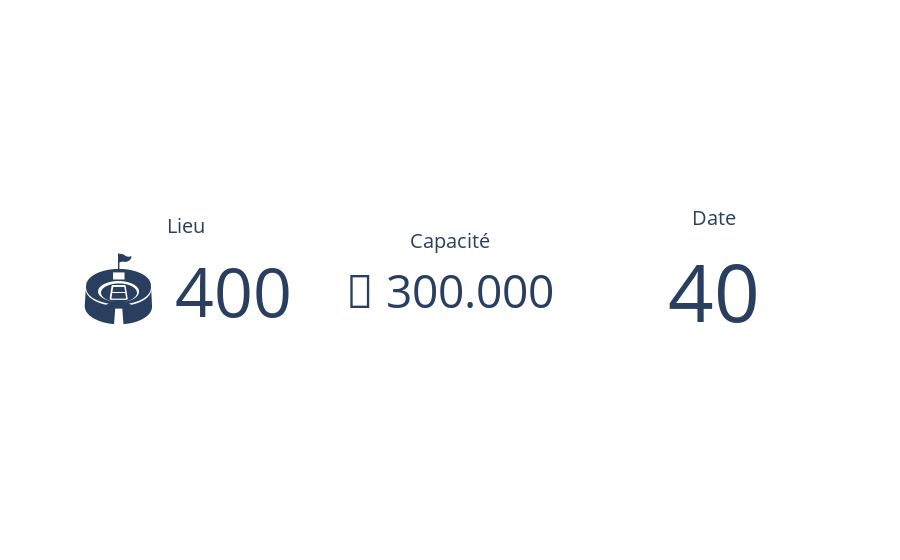

The notebook cell this image was saved under:
### Code cell
import plotly.graph_objects as go

fig = go.Figure()

fig.add_trace(go.Indicator(
    title = "Lieu",
    mode = "number",
    value = 400,
    number = {'prefix': "🏟️ ", 'valueformat': 's'},
    domain = {'row': 0, 'column': 0}))

fig.add_trace(go.Indicator(
    title = "Capacité",
    number = {'prefix': "👥 ", 'valueformat': ',g'},
    value = 300,
    domain = {'row': 0, 'column': 1}))

fig.add_trace(go.Indicator(
    title = "Date",
    #mode = "delta",
    value = 40,
    domain = {'row': 0, 'column': 2}))

fig.update_layout(
    grid = {'rows': 1, 'columns': 3, 'pattern': "independent"})

### Figure 1 — Plotly figure (JSON) as saved in the notebook; plotly's stock layout.template omitted (floating-point values rounded to 4 significant figures)
{"data": [{"domain": {"column": 0, "row": 0}, "mode": "number", "number": {"prefix": "🏟️ ", "valueformat": "s"}, "title": {"text": "Lieu"}, "type": "indicator", "value": 400}, {"domain": {"column": 1, "row": 0}, "number": {"prefix": "👥 ", "valueformat": ",g"}, "title": {"text": "Capacité"}, "type": "indicator", "value": 300}, {"domain": {"column": 2, "row": 0}, "title": {"text": "Date"}, "type": "indicator", "value": 40}], "layout": {"grid": {"columns": 3, "pattern": "independent", "rows": 1}}}
